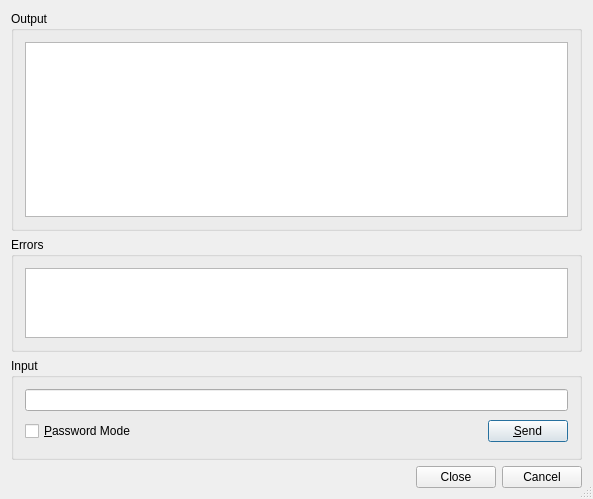
<?xml version="1.0" encoding="UTF-8"?>
<ui version="4.0">
 <class>HgDialog</class>
 <widget class="QDialog" name="HgDialog">
  <property name="geometry">
   <rect>
    <x>0</x>
    <y>0</y>
    <width>593</width>
    <height>499</height>
   </rect>
  </property>
  <property name="windowTitle">
   <string>Mercurial</string>
  </property>
  <property name="sizeGripEnabled">
   <bool>true</bool>
  </property>
  <layout class="QVBoxLayout">
   <item>
    <widget class="QGroupBox" name="outputGroup">
     <property name="sizePolicy">
      <sizepolicy hsizetype="Preferred" vsizetype="Expanding">
       <horstretch>0</horstretch>
       <verstretch>2</verstretch>
      </sizepolicy>
     </property>
     <property name="title">
      <string>Output</string>
     </property>
     <layout class="QVBoxLayout">
      <item>
       <widget class="QTextEdit" name="resultbox">
        <property name="readOnly">
         <bool>true</bool>
        </property>
        <property name="acceptRichText">
         <bool>false</bool>
        </property>
       </widget>
      </item>
     </layout>
    </widget>
   </item>
   <item>
    <widget class="QGroupBox" name="errorGroup">
     <property name="sizePolicy">
      <sizepolicy hsizetype="Preferred" vsizetype="Expanding">
       <horstretch>0</horstretch>
       <verstretch>1</verstretch>
      </sizepolicy>
     </property>
     <property name="title">
      <string>Errors</string>
     </property>
     <layout class="QVBoxLayout">
      <item>
       <widget class="QTextEdit" name="errors">
        <property name="readOnly">
         <bool>true</bool>
        </property>
        <property name="acceptRichText">
         <bool>false</bool>
        </property>
       </widget>
      </item>
     </layout>
    </widget>
   </item>
   <item>
    <widget class="QGroupBox" name="inputGroup">
     <property name="title">
      <string>Input</string>
     </property>
     <layout class="QGridLayout">
      <item row="1" column="1">
       <spacer>
        <property name="orientation">
         <enum>Qt::Horizontal</enum>
        </property>
        <property name="sizeType">
         <enum>QSizePolicy::Expanding</enum>
        </property>
        <property name="sizeHint" stdset="0">
         <size>
          <width>327</width>
          <height>29</height>
         </size>
        </property>
       </spacer>
      </item>
      <item row="1" column="2">
       <widget class="QPushButton" name="sendButton">
        <property name="toolTip">
         <string>Press to send the input to the hg process</string>
        </property>
        <property name="text">
         <string>&amp;Send</string>
        </property>
        <property name="shortcut">
         <string>Alt+S</string>
        </property>
       </widget>
      </item>
      <item row="0" column="0" colspan="3">
       <widget class="QLineEdit" name="input">
        <property name="toolTip">
         <string>Enter data to be sent to the hg process</string>
        </property>
       </widget>
      </item>
      <item row="1" column="0">
       <widget class="QCheckBox" name="passwordCheckBox">
        <property name="toolTip">
         <string>Select to switch the input field to password mode</string>
        </property>
        <property name="text">
         <string>&amp;Password Mode</string>
        </property>
        <property name="shortcut">
         <string>Alt+P</string>
        </property>
       </widget>
      </item>
     </layout>
    </widget>
   </item>
   <item>
    <widget class="QDialogButtonBox" name="buttonBox">
     <property name="orientation">
      <enum>Qt::Horizontal</enum>
     </property>
     <property name="standardButtons">
      <set>QDialogButtonBox::Cancel|QDialogButtonBox::Close</set>
     </property>
    </widget>
   </item>
  </layout>
 </widget>
 <layoutdefault spacing="6" margin="11"/>
 <pixmapfunction>qPixmapFromMimeSource</pixmapfunction>
 <tabstops>
  <tabstop>resultbox</tabstop>
  <tabstop>errors</tabstop>
  <tabstop>input</tabstop>
  <tabstop>passwordCheckBox</tabstop>
  <tabstop>sendButton</tabstop>
  <tabstop>buttonBox</tabstop>
 </tabstops>
 <resources/>
 <connections/>
</ui>
